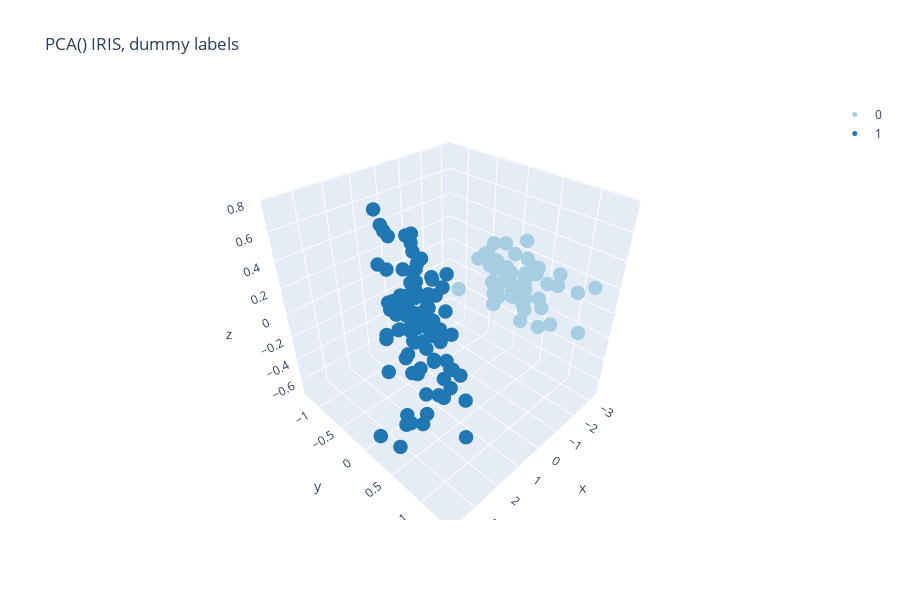

The code cell stored with this chart in its notebook:
### Markdown cell above
### 1.2. Scoring methods in cluster analysis:

How can we estimate the accurasy of the clustering if we have no labels?

### Code cell
dummy_labels = np.zeros_like(y)

dummy_labels[X[:,0] > -2] = 1 # defining two classes

# let' have look how it worked out
plot_3d(X, dummy_labels, 'PCA() IRIS, dummy labels')
